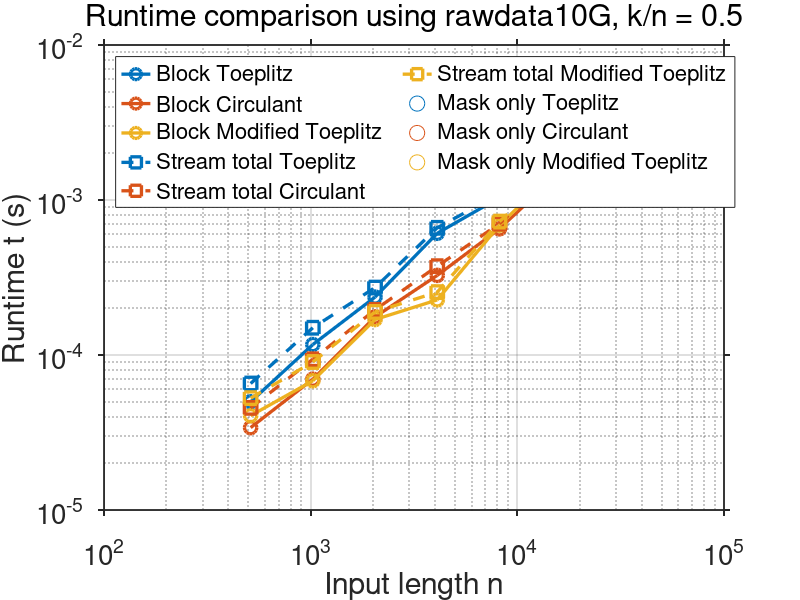
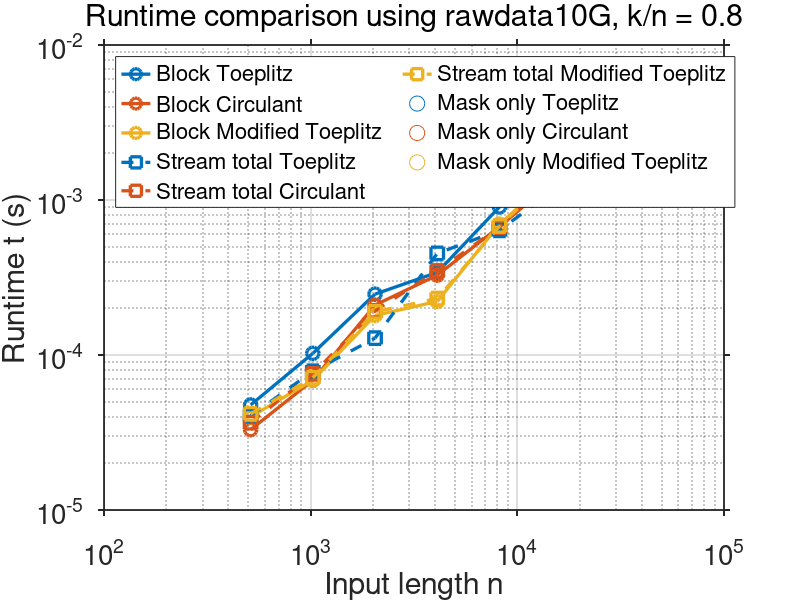

MATLAB code for these plots, in order:
%%%%%%%%%%%%%%%%%%%%%%%%%%%%%%%%%%%%%%%%%%%%%%%%%%%%%%%%%%%%%%%%%%%%%%%%%%%
% File name: Plot_Block_Stream_Comparison_3Algo_alpha_rawdata.m
%
% Function:
%   Plot two PNG figures with enlarged fonts and updated legend labels:
%
%   Figure_Runtime_alpha50_rawdata.png
%       fixed k/n = 0.5
%
%   Figure_Runtime_alpha80_rawdata.png
%       fixed k/n = 0.8
%
% Each figure contains:
%   1. block-Toeplitz
%   2. block-Circulant
%   3. block-Modified Toeplitz
%   4. stream-total-Toeplitz
%   5. stream-total-Circulant
%   6. stream-total-Modified Toeplitz
%
% Open markers indicate stream mask-only time t_mask.
%
% Note:
%   This script only redraws the figures.
%   It does not rerun the benchmark.
%%%%%%%%%%%%%%%%%%%%%%%%%%%%%%%%%%%%%%%%%%%%%%%%%%%%%%%%%%%%%%%%%%%%%%%%%%%

clearvars;
close all;
clc;

% -------------------------------------------------------------------------
% Load data
% -------------------------------------------------------------------------
B = load('Block_Runtime_3Algo_alpha_rawdata.mat');
S = load('Stream_Runtime_3Algo_alpha_rawdata.mat');

nList = B.nList;
alphaList = B.alphaList;

% -------------------------------------------------------------------------
% Important:
%   The old benchmark data may still contain algNames = {'Toeplitz',
%   'Circulant', 'Hayashi'}.
%
%   Here we override the display names only, without changing the data.
% -------------------------------------------------------------------------
algNamesPlot = {'Toeplitz', 'Circulant', 'Modified Toeplitz'};

% -------------------------------------------------------------------------
% Consistency check
% -------------------------------------------------------------------------
if any(S.nList ~= B.nList)
    error('nList mismatch between block and stream data.');
end

if any(S.alphaList ~= B.alphaList)
    error('alphaList mismatch between block and stream data.');
end

% -------------------------------------------------------------------------
% Style settings
% -------------------------------------------------------------------------
colors = lines(3);

% Enlarged font settings
fontAxes   = 20;   % tick labels
fontLabel  = 22;   % x/y labels
fontTitle  = 22;   % title
fontLegend = 16;   % legend

% Enlarged line and marker settings
lineWidthBlock  = 2.4;
lineWidthStream = 2.4;
markerSize      = 9;
scatterSize     = 120;

% -------------------------------------------------------------------------
% Plot each entropy-rate setting separately
% -------------------------------------------------------------------------
for ia = 1:length(alphaList)

    alpha = alphaList(ia);

    % Create figure and keep its handle explicitly
    fig = figure('Position', [100, 100, 1200, 820]);
    ax = axes(fig);
    hold(ax, 'on');

    % ---------------------------------------------------------------------
    % Block curves: solid lines
    % ---------------------------------------------------------------------
    for alg = 1:3
        yBlock = squeeze(B.T_median(ia,:,alg));

        plot(ax, nList, yBlock, '-', ...
            'Color', colors(alg,:), ...
            'LineWidth', lineWidthBlock, ...
            'Marker', 'o', ...
            'MarkerSize', markerSize, ...
            'DisplayName', ['Block ' algNamesPlot{alg}]);
    end

    % ---------------------------------------------------------------------
    % Stream total curves: dashed lines
    % ---------------------------------------------------------------------
    for alg = 1:3
        yStream = squeeze(S.Ttotal_median(ia,:,alg));

        plot(ax, nList, yStream, '--', ...
            'Color', colors(alg,:), ...
            'LineWidth', lineWidthStream, ...
            'Marker', 's', ...
            'MarkerSize', markerSize, ...
            'DisplayName', ['Stream total ' algNamesPlot{alg}]);
    end

    % ---------------------------------------------------------------------
    % Stream mask-only markers: open markers
    % ---------------------------------------------------------------------
    for alg = 1:3
        yMask = squeeze(S.Tmask_median(ia,:,alg));

        scatter(ax, nList, yMask, scatterSize, ...
            'MarkerEdgeColor', colors(alg,:), ...
            'MarkerFaceColor', 'none', ...
            'LineWidth', 2.0, ...
            'DisplayName', ['Mask only ' algNamesPlot{alg}]);
    end

    % ---------------------------------------------------------------------
    % Axis settings
    % ---------------------------------------------------------------------
    set(ax, 'XScale', 'log');
    set(ax, 'YScale', 'log');

    set(ax, ...
        'FontSize', fontAxes, ...
        'LineWidth', 1.3, ...
        'TickDir', 'out');

    xlabel(ax, 'Input length n', 'FontSize', fontLabel);
    ylabel(ax, 'Runtime t (s)', 'FontSize', fontLabel);

    title(ax, sprintf('Runtime comparison using rawdata10G, k/n = %.1f', alpha), ...
        'FontSize', fontTitle, ...
        'FontWeight', 'normal');

    grid(ax, 'on');
    box(ax, 'on');

    % Legend: two columns to avoid crowding
    legend(ax, 'Location', 'northwest', ...
        'FontSize', fontLegend, ...
        'NumColumns', 2, ...
        'Box', 'on');

    % ---------------------------------------------------------------------
    % Save PNG figure only
    % ---------------------------------------------------------------------
    alphaTag = sprintf('alpha%02d', round(100 * alpha));
    figNamePNG = ['Figure_Runtime_' alphaTag '_rawdata.png'];

    % Prefer exportgraphics if available
    try
        exportgraphics(fig, figNamePNG, 'Resolution', 600);
    catch
        print(fig, figNamePNG, '-dpng', '-r600');
    end

    fprintf('Saved figure: %s\n', figNamePNG);

    % Close the figure after saving to avoid handle conflicts
    close(fig);
end

fprintf('All PNG figures saved successfully.\n');
